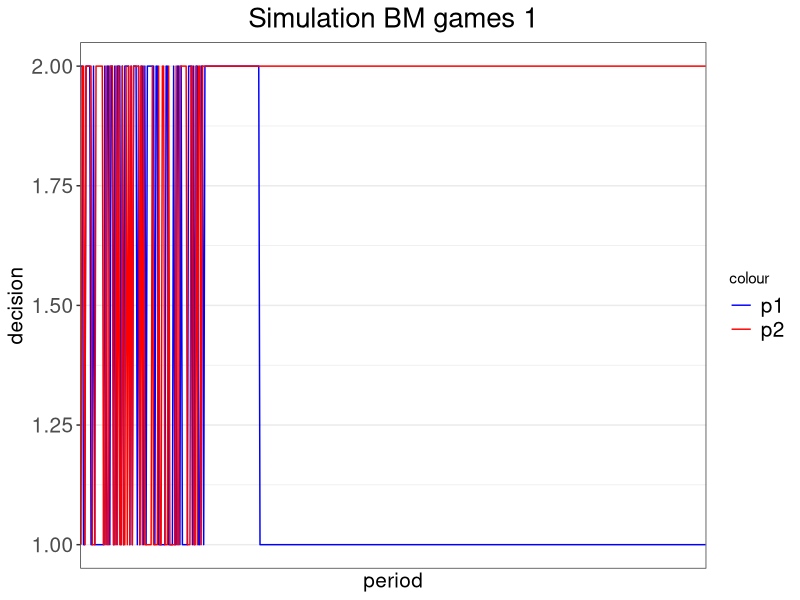
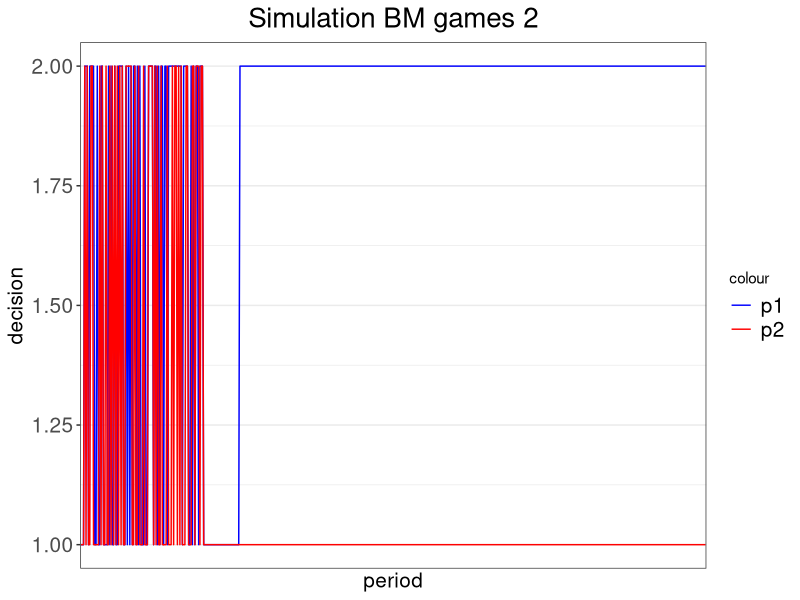
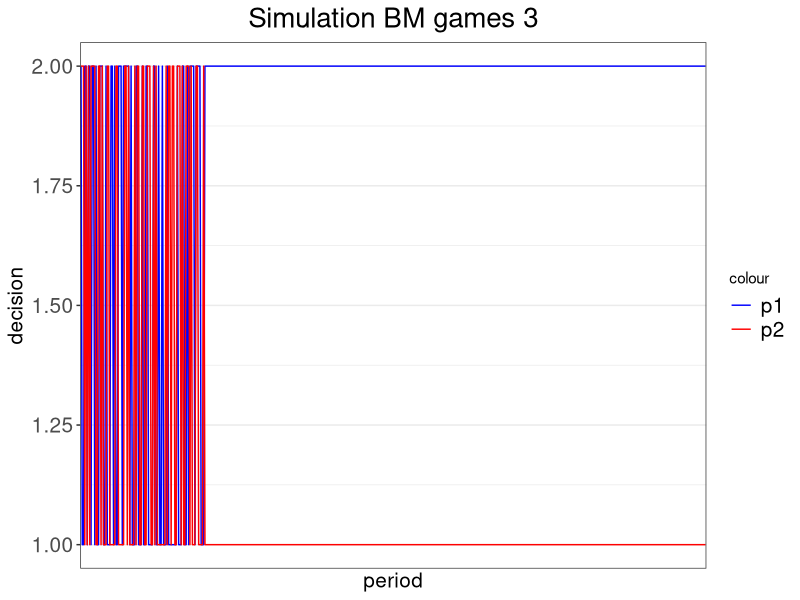
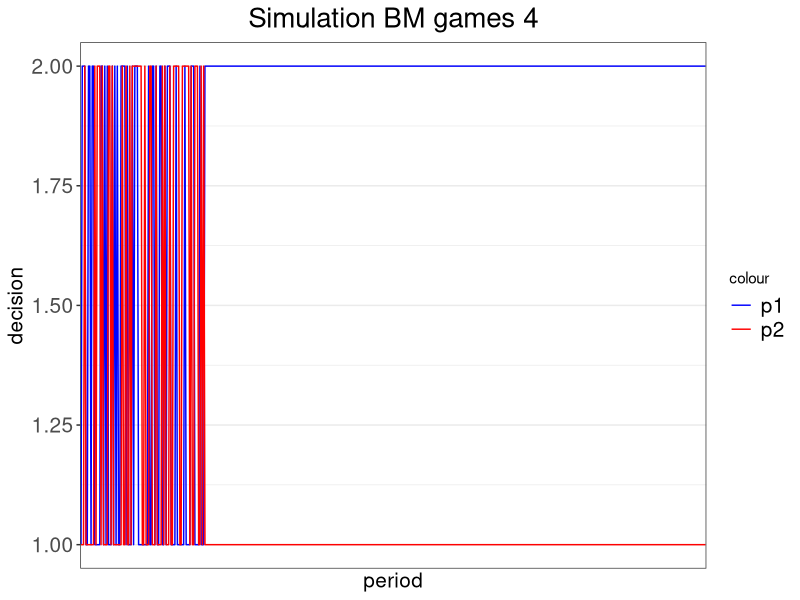
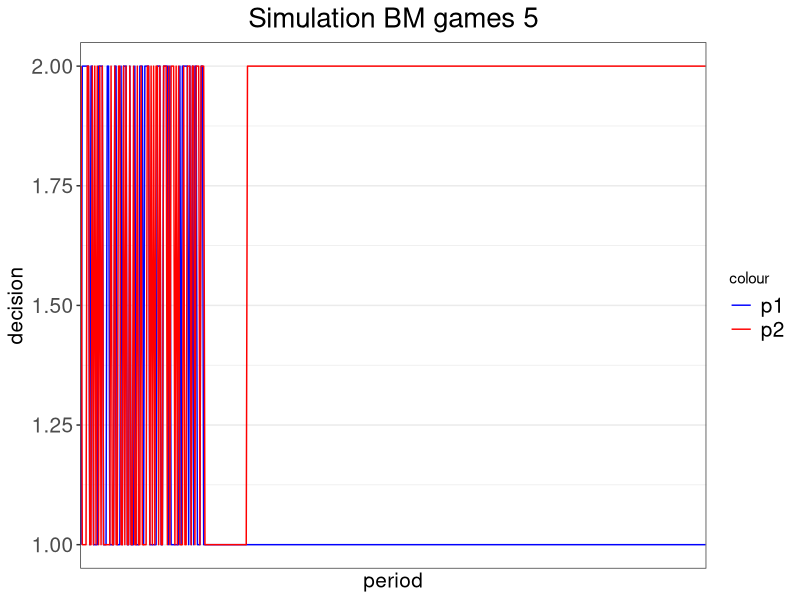
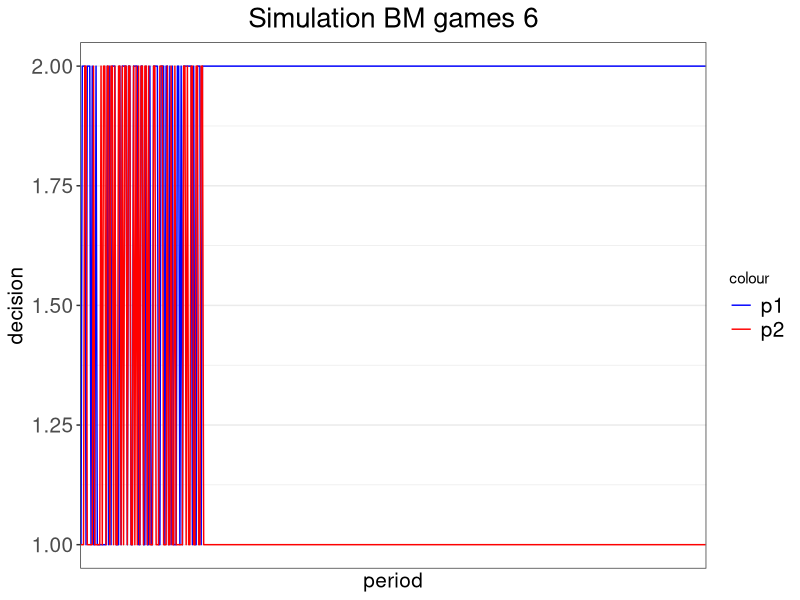
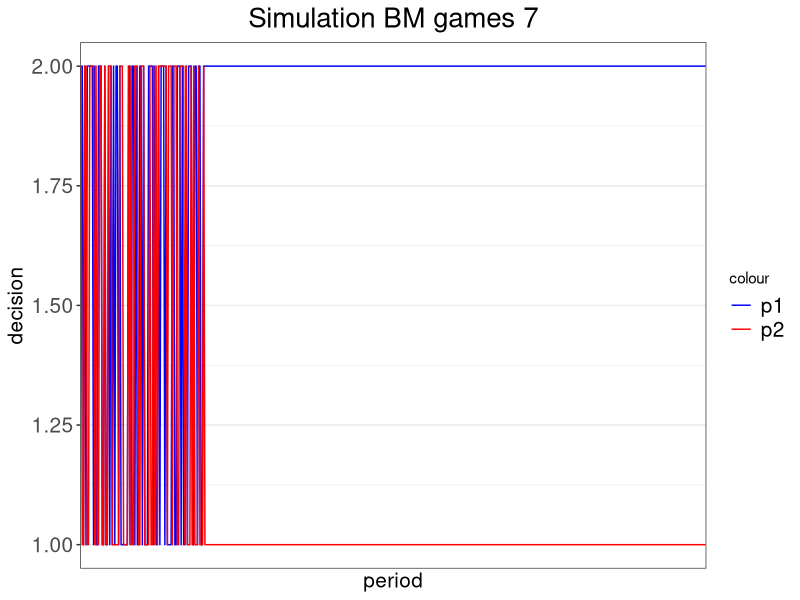
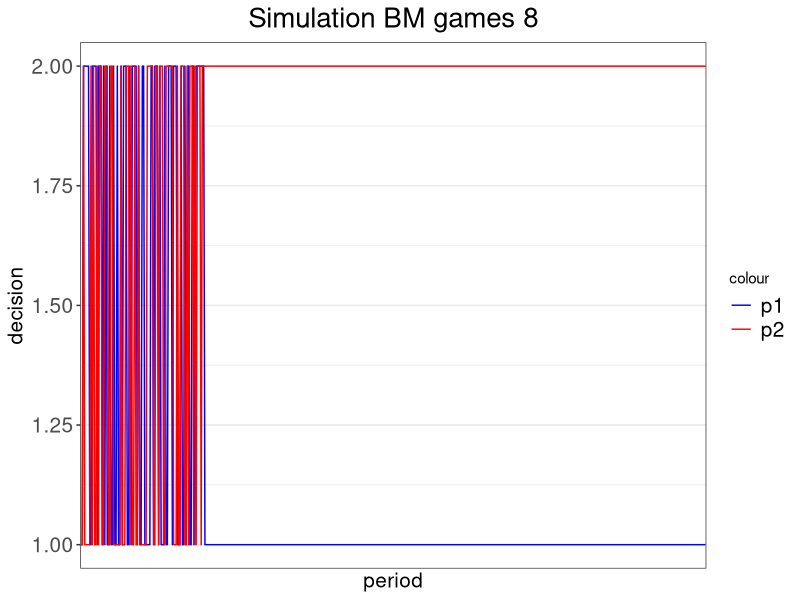

Write R code to recreate these figures, in order. (Note: this script raises an error after producing the figures.)
# add package
library(ggplot2)

# set up the payoff matrix
pay_chicken = matrix(c(100,200,600,500),2,2) # payoff matrix 2x2


# build the payoff function (chicken, can be switched to MV)
payoff = function(my_choice, your_choice){
  return(pay_chicken[my_choice, your_choice])
}


# build the regret function for action m (m is 1,2,or 3)
regret = function(m, iteration, my_history, your_history){
  
  # calculate the length of history
  len_history = iteration - 1
  
  # get my most recent decision
  lastchoice = my_history[len_history]
  
  # create a regret payoff term
  my_regret = rep(0, len_history)
  
  # loop over previous periods to replace the choice with decision 1
  for (i in 1:len_history){
    if (my_history[i] == lastchoice){
      my_regret[i] = payoff(m, your_history[i])
    }
    else{
      my_regret[i] = payoff(my_history[i], your_history[i])
    }
  }
  
  # calculate and return the regret
  return(mean(my_regret))
}


# build the decision function based on the regret function
decision = function(mu, iteration, my_history, your_history){
  
  # get my most recent decision
  lastchoice = my_history[iteration-1]
  
  # compute regret for all possible decisions
  regret1 = regret(1, iteration, my_history, your_history)
  regret2 = regret(2, iteration, my_history, your_history)
  
  # calculate the decision when my last choice is 1
  if (lastchoice == 1){
    if (regret1 >= regret2){return(1)}
    else{
      # switch with a positive probability from 1 to 2
      seed = runif(1,0,1)
      prob = (regret2-regret1)/mu
      if (seed <= prob){return(2)}
      else{return(1)}
    }
  }
  
  # calculate the decision when my last choice is 2
  if (lastchoice == 2){
    if (regret1 <= regret2){return(2)}
    else{
      # switch with a positive probability from 2 to 1
      seed = runif(1,0,1)
      prob = (regret1-regret2)/mu
      if (seed <= prob){return(1)}
      else{return(2)}
    }
  }
}


# set up the parameters for the simulation
mu = 1000 # HM2000 probability parameter
n = 500 # number of periods in each simulation
sim = 50 # number of simulations
experiment = 100 # number of experimentation periods where players randomly make decisions

# run the simulations
for (s in 1:sim){
  
  # set up the vectors for choices and game parameters
  history_p1 = rep(0, n)
  history_p2 = rep(0, n)
  payoff_p1 = rep(0, n)
  payoff_p2 = rep(0, n)
  
  # calculate the experimentation periods with random starting decisions
  history_p1[1:experiment] = sample(1:2, experiment, replace = TRUE)
  history_p2[1:experiment] = sample(1:2, experiment, replace = TRUE)
  #payoff_p1[1] = payoff(history_p1[1], history_p2[1])
  #payoff_p2[1] = payoff(history_p2[1], history_p1[1])
  
  # calculate the rest of the decisions to n periods
  for (i in (experiment+1):n){
    history_p1[i] = decision(mu, i, history_p1, history_p2)
    history_p2[i] = decision(mu, i, history_p2, history_p1)
  }
  df = data.frame(
    p1_choice = history_p1,
    p2_choice = history_p2,
    period = 1:n
  )
  
  # graph the decision making
  title = paste('Simulation BM games', as.character(s), sep = ' ')
  file = paste("D:/Dropbox/Working Papers/Correlated Equilibrium/data/simulations/", title, sep = "")
  file = paste(file, ".png", sep = "")
  png(file, width = 400, height = 200)
  
  pic = ggplot(data = df) +
    geom_line(aes(x=period, y=p1_choice, colour='blue')) +
    geom_line(aes(x=period, y=p2_choice, colour='red')) +
    scale_x_discrete(name='period', waiver()) +
    scale_y_continuous(name='decision', limits=c(1,2)) +
    ggtitle(title) + 
    theme_bw() + 
    scale_colour_manual(values=c('blue', 'red'), labels=c('p1', 'p2')) +
    theme(plot.title = element_text(hjust = 0.5, size = 20), legend.text = element_text(size = 15),
          axis.title.x = element_text(size = 15), axis.title.y = element_text(size = 15),
          axis.text.x = element_text(size = 15), axis.text.y = element_text(size = 15))
  
  print(pic)
  dev.off()
  
}








